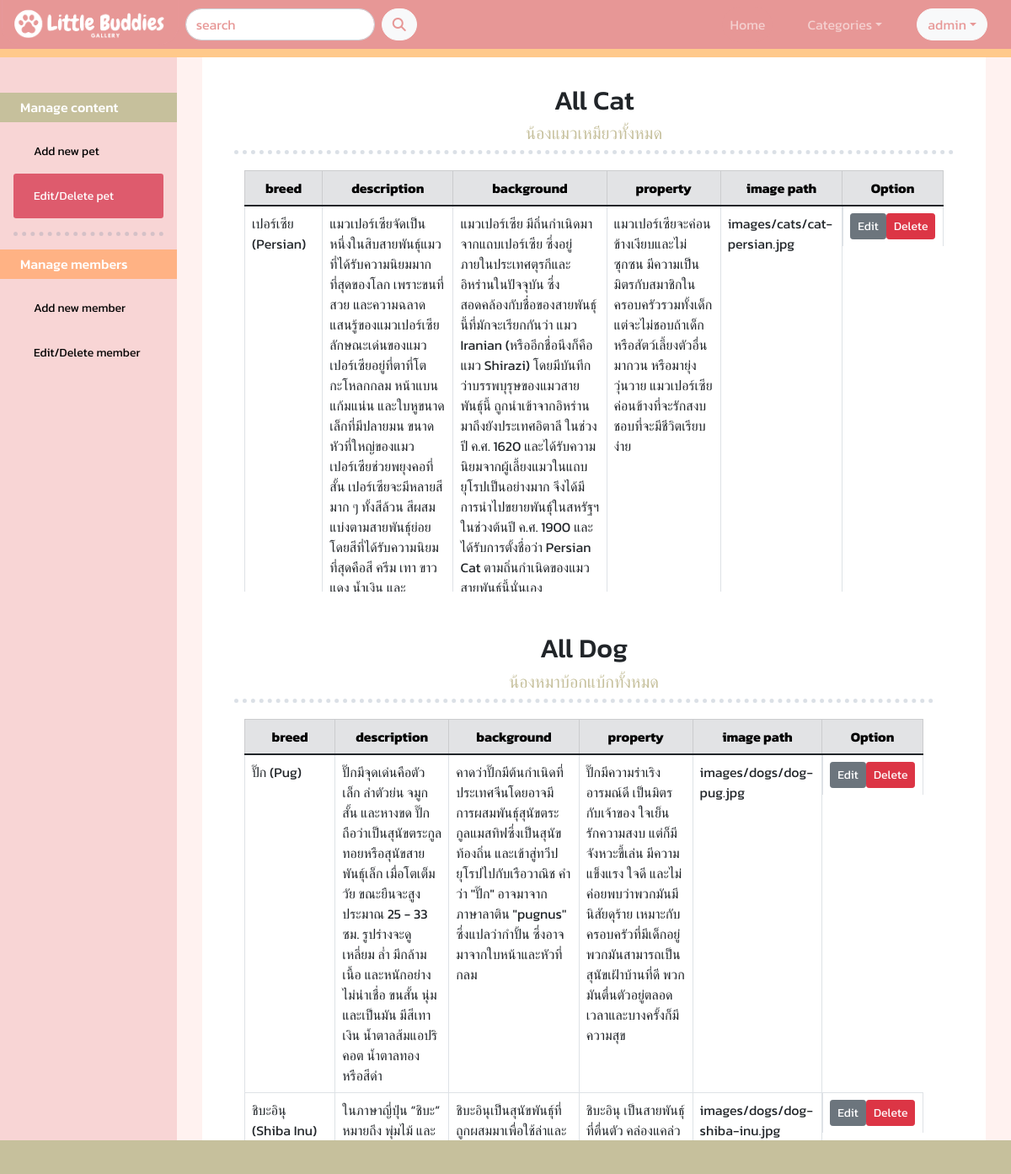
/edit_pet.php (signed in), run on the app's committed database.
### tables this page shows
CREATE TABLE `pets` (
  `pet_id` int(11) NOT NULL,
  `categories` enum('DOG','CAT') NOT NULL,
  `breed` text NOT NULL,
  `description` text NOT NULL,
  `background` text NOT NULL,
  `property` text NOT NULL,
  `image` text NOT NULL
);

### edit_pet.php (the view, shortened to what this page needs)
<?php
include('server.php');
?>
<!DOCTYPE html>
<html lang="en">
<head>
    <link rel="stylesheet" href="https://cdn.jsdelivr.net/npm/@fortawesome/fontawesome-free@6.1.1/css/all.css">
    <link href="https://cdn.jsdelivr.net/npm/bootstrap@5.1.3/dist/css/bootstrap.min.css" rel="stylesheet">
    <link rel="stylesheet" href="styles.css">
</head>
<body>
    <nav class="navbar navbar-expand-sm navbar-dark navbar-bg-pink fixed-top">
        <div class="container-fluid">
            <a href="index.php" class="navbar-brand " style="margin: -20px 0px -13px -10px;"><img src="images/logo-nav.png" height="55px"></a>
            <div class="collapse navbar-collapse" id="navbarToggle">
                <form class="d-flex" action="search.php" method="GET">
                    <input class="form-control rounded-pill ms-2 me-2" placeholder="search" type="text" name="search">
                    <button class="btn btn-light rounded-pill text-pink" type="submit">
                        <i class="fa-solid fa-magnifying-glass"></i>
                    </button>
                  </form>
                <ul class="navbar-nav ms-auto d-flex align-items-center">
                    <li class="nav-item ">
                        <a href="index.php" class="nav-link btn btn-pink2 rounded-pill ms-3 me-3">Home</a>
                    </li>
                    <li class="nav-item dropdown">
                        <a class="nav-link btn btn-pink2 dropdown-toggle rounded-pill ms-3 me-3" data-bs-toggle="dropdown">Categories</a>
                    </li>
                    <?php if( $_SESSION['logged_in']): ?>
                        <li class="nav-item dropdown">
                            <button class="btn btn-light rounded-pill text-pink ms-3 me-3 dropdown-toggle" data-bs-toggle="dropdown"><?php echo $_SESSION['username'];?></button>
                        </li>
                    <?php endif; ?>
                </ul>
            </div>
        </div>
    </nav>
    <div class="sidebar">
        <h6 class="text-white btn-green ps-4 py-2">Manage content</h6>
        <a class="btn-sm rounded-1 mx-3 ps-4" href="add_pet.php">Add new pet</a>
        <a class="active btn-sm rounded-1 mx-3 ps-4" href="edit_pet.php">Edit/Delete pet</a>
        <hr class="mx-3">
        <h6 class="text-white btn-orange ps-4 py-2">Manage members</h6>
        <a class="btn-sm rounded-1 mx-3 ps-4" href="add_user.php">Add new member</a>
        <a class="btn-sm rounded-1 mx-3 ps-4" href="edit_user.php">Edit/Delete member</a>
    </div>
    <div class="content">
        <div class="container">
            <div class='row'>
                <h2 class="text-center">All Cat</h2>
                <h5 class="text-center text-green">น้องแมวเหมียวทั้งหมด</h5><hr>
                <br>
                <div class="col-sm-12" style="height: 500px; overflow: scroll;" >
                    <?php
                    $sql = "SELECT * FROM pets WHERE categories='CAT' ";
                    $result = $conn->query($sql);
                    if ($result->num_rows > 0) {
                        echo"<table class='table table-bordered'>
                        <thead class='table-secondary text-center'>
                        <tr>
                            <th>breed</th>
                            <th>description</th>
                            <th>background</th>
                            <th>property</a></th>
                            <th>image path</a></th>
                            <th>Option</a></th>
                        </tr>
                        </thead>
                        <tbody>";
                        while($row = $result->fetch_assoc()) {
                        echo "<tr>".
                        "<td>".$row["breed"]."</td>".
                        "<td>".$row['description']."</td>".
                        "<td>".$row['background']."</td>".
                        "<td>".$row['property']."</td>".
                        "<td>".$row['image']."</td>".
                        "<td class='d-flex justify-content-around'><a class='white-link' href='edit_pet_update.php?updateid=".$row['pet_id']."'><button class='btn btn-sm btn-secondary'>Edit</button></a>
                        <a class='white-link' href='edit_pet_delete.php?deleteid=".$row['pet_id']."'><button class='btn btn-sm btn-danger'>Delete</button></a></td>".
                        "</tr>";
                        }
                        echo "</tbody></table>";
                    } else {
                        echo "0 results";
                    }
                    ?>
                </div>
                <div class='row mt-5'>
                <h2 class="text-center">All Dog</h2>
                <h5 class="text-center text-green">น้องหมาบ้อกแบ้กทั้งหมด</h5><hr>
                <br>
                <div class="col-sm-12" style="height: 500px; overflow: scroll;" >
                    <?php
                    $sql = "SELECT * FROM pets WHERE categories='DOG' ";
                    $result = $conn->query($sql);
                    if ($result->num_rows > 0) {
                        echo"<table class='table table-bordered'>
                        <thead class='table-secondary text-center'>
                        <tr>
                            <th>breed</th>
                            <th>description</th>
                            <th>background</th>
                            <th>property</a></th>
                            <th>image path</a></th>
                            <th>Option</a></th>
                        </tr>
                        </thead>
                        <tbody>";
                        while($row = $result->fetch_assoc()) {
                        echo "<tr>".
                        "<td>".$row["breed"]."</td>".
                        "<td>".$row['description']."</td>".
                        "<td>".$row['background']."</td>".
                        "<td>".$row['property']."</td>".
                        "<td>".$row['image']."</td>".
                        "<td class='d-flex justify-content-around'><a class='white-link' href='edit_pet_update.php?updateid=".$row['pet_id']."'><button class='btn btn-sm btn-secondary'>Edit</button></a>
                        <a class='white-link' href='edit_pet_delete.php?deleteid=".$row['pet_id']."'><button class='btn btn-sm btn-danger'>Delete</button></a></td>".
                        "</tr>";
                        }
                        echo "</tbody></table>";
                    } else {
                        echo "0 results";
                    }
                    ?>
                </div>
            </div> <br><br>
        </div>
    </div>
    <div class="footer footer-green fixed-bottom"></div>
</body>
</html>

### styles.css (style rules this page uses)
.navbar { transition: all 0.5s; }
.navbar-bg-pink { border-bottom: 10px solid #FFC98B; background-color: #E79796; }
a.nav-link:link, a.nav-link:visited { background-color: #E79796; text-decoration: none; }
body { background-color: #FFF2F0; margin-bottom: 40px; font-family: 'Kanit', sans-serif; }
.container { margin-top: 50px; padding: 50px 50px 0px 50px; background-color: white; }
hr { background-color: transparent; border-top: 5px dotted #7287A0; }
.text-pink { color: #E79796; }
.text-green { color: #C6C09c; }
.btn-green { background-color:#C6C09c; color: white; }
.btn-orange { background-color:#FFB284; color: white; }
a:link, a:visited { color: black; text-decoration: none; }
a.white-link:link, a.white-link:visited { color: white; text-decoration: none; }
.footer-green { height: 40px; background-color: #C6C09c; transition: all 0.5s; }
.sidebar { width: 210px; background-color:#F8D5D5; position: fixed; height: 100%; overflow: auto; padding-top: 60px; }
.sidebar a { display: block; padding: 16px; text-decoration: none; }
.sidebar a.active { background-color:#DE5B6D; color: white; }
div.content { margin-left: 210px; padding: 0px 30px; }

### data on the page
pets: breed "เปอร์เซีย (Persian)", description "แมวเปอร์เซียจัดเป็นหนึ่งในสิบสายพันธุ์แมวที่ได้รับความนิยมมากที่สุดของโลก เพราะขนที่สวย และความฉลาดแสนรู้ของแมวเปอร์เซีย ลักษณะเด่นของแมวเปอร์เซียอยู่ที่ตาที่โต กะโหลกกลม หน้าแบน แก้มแน่น และใบหูขนาดเล็กที่มีปลายมน ขนาดหัวที่ใหญ่ของแมวเปอร์เซียช่วยพยุงคอที่สั้น เปอร์เซียจะมีหลายสีมาก ๆ ทั้งสีล้วน สีผสม แบ่งตามสายพันธุ์ย่อย โดยสีที่ได้รับความนิยมที่สุดคือสี ครีม เทา ขาว…", background "แมวเปอร์เซีย มีถิ่นกำเนิดมาจากแถบเปอร์เซีย ซึ่งอยู่ภายในประเทศตุรกีและอิหร่านในปัจจุบัน ซึ่งสอดคล้องกับชื่อของสายพันธุ์นี้ที่มักจะเรียกกันว่า แมว Iranian (หรืออีกชื่อนึงก็คือแมว Shirazi) โดยมีบันทึกว่าบรรพบุรุษของแมวสายพันธุ์นี้ ถูกนำเข้าจากอิหร่านมาถึงยังประเทศอิตาลี ในช่วงปี ค.ศ. 1620 และได้รับความนิยมจากผู้เลี้ยงแมวในแถบยุโรปเป็นอย่างมาก จึงได้มีการนำไปขยายพันธุ์ในสหรัฐฯ ในช่วงต้นปี ค.ศ. 1900 และได้รับการตั้งชื่อว่า Persian Cat…", property "แมวเปอร์เซียจะค่อนข้างเงียบและไม่ซุกซน มีความเป็นมิตรกับสมาชิกในครอบครัวรวมทั้งเด็ก แต่จะไม่ชอบถ้าเด็กหรือสัตว์เลี้ยงตัวอื่นมากวน หรือมายุ่งวุ่นวาย แมวเปอร์เซียค่อนข้างที่จะรักสงบ ชอบที่จะมีชีวิตเรียบง่าย", image "images/cats/cat-persian.jpg"
pets: breed "ปั๊ก (Pug)", description "ปั๊กมีจุดเด่นคือตัวเล็ก ลำตัวย่น จมูกสั้น และหางขด ปั๊กถือว่าเป็นสุนัขตระกูลทอยหรือสุนัขสายพันธุ์เล็ก เมื่อโตเต็มวัย ขณะยืนจะสูงประมาณ 25 - 33 ซม. รูปร่างจะดูเหลี่ยม ล่ำ มีกล้ามเนื้อ และหนักอย่างไม่น่าเชื่อ ขนสั้น นุ่มและเป็นมัน มีสีเทาเงิน น้ำตาลส้มแอปริคอต น้ำตาลทอง หรือสีดำ", background "คาดว่าปั๊กมีต้นกำเนิดที่ประเทศจีนโดยอาจมีการผสมพันธุ์สุนัขตระกูลแมสทิฟซึ่งเป็นสุนัขท้องถิ่น และเข้าสู่ทวีปยุโรปไปกับเรือวาณิช คำว่า \"ปั๊ก\" อาจมาจากภาษาลาติน \"pugnus\" ซึ่งแปลว่ากำปั้น ซึ่งอาจมาจากใบหน้าและหัวที่กลม", property "ปั๊กมีความร่าเริง อารมณ์ดี เป็นมิตรกับเจ้าของ ใจเย็น รักความสงบ แต่ก็มีจังหวะขี้เล่น มีความแข็งแรง ใจดี และไม่ค่อยพบว่าพวกมันมีนิสัยดุร้าย เหมาะกับครอบครัวที่มีเด็กอยู่ พวกมันสามารถเป็นสุนัขเฝ้าบ้านที่ดี พวกมันตื่นตัวอยู่ตลอดเวลาและบางครั้งก็มีความสุข", image "images/dogs/dog-pug.jpg"
pets: breed "ชิบะอินุ (Shiba Inu)", description "ในภาษาญี่ปุ่น “ชิบะ” หมายถึง พุ่มไม้ และ…", property "ชิบะอินุ เป็นสายพันธุ์ที่ตื่นตัว…", image "images/dogs/dog-shiba-inu.jpg"

### other printed values
$_SESSION['username'] "admin"
